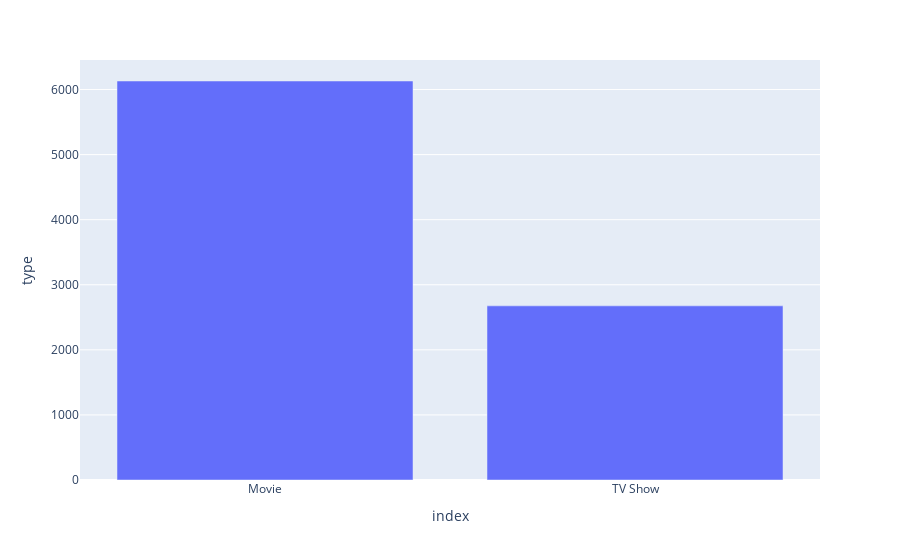

The code cell stored with this chart in its notebook:
### Code cell
fig=px.bar(recent, y='type')
fig.show()

### Figure 1 — Plotly figure (JSON) as saved in the notebook; plotly's stock layout.template omitted (floating-point values rounded to 4 significant figures)
{"data": [{"alignmentgroup": "True", "hovertemplate": "index=%{x}<br>type=%{y}<extra></extra>", "legendgroup": "", "marker": {"color": "#636efa", "pattern": {"shape": ""}}, "name": "", "offsetgroup": "", "orientation": "v", "showlegend": false, "textposition": "auto", "type": "bar", "x": ["Movie", "TV Show"], "xaxis": "x", "y": [6131, 2676], "yaxis": "y"}], "layout": {"autosize": true, "barmode": "relative", "legend": {"tracegroupgap": 0}, "margin": {"t": 60}, "xaxis": {"anchor": "y", "autorange": true, "domain": [0, 1], "range": [-0.5, 1.5], "title": {"text": "index"}, "type": "category"}, "yaxis": {"anchor": "x", "autorange": true, "domain": [0, 1], "range": [0, 6454.0], "title": {"text": "type"}, "type": "linear"}}}
